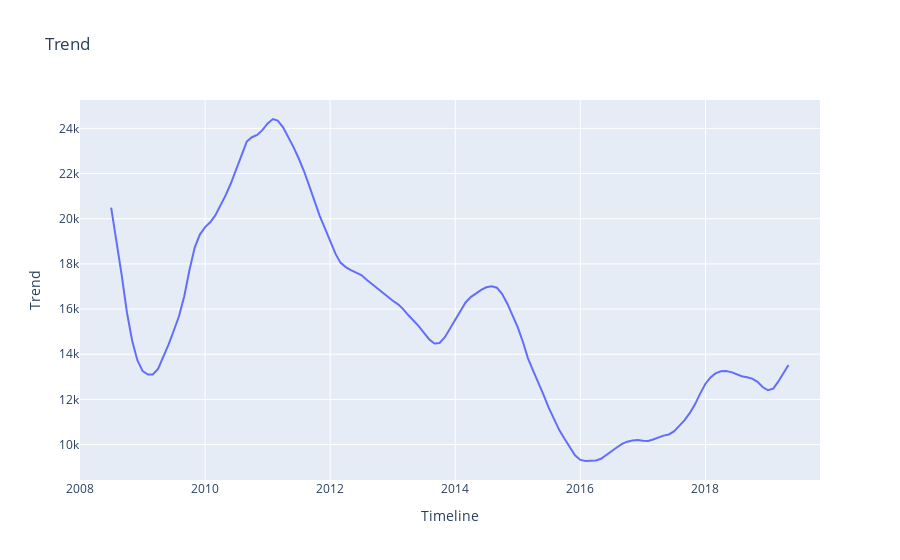
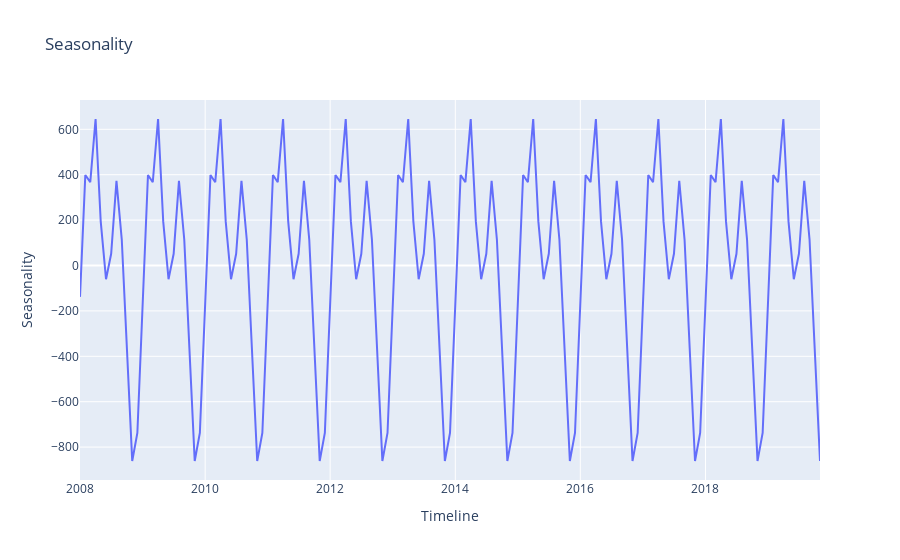
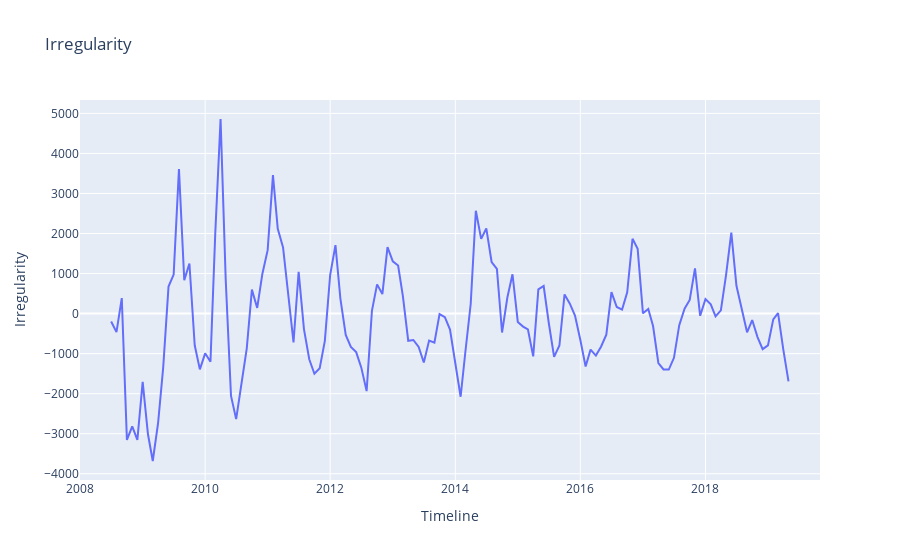

These figures' notebook cell, in order:
### Code cell
series_decomposition(Nickel_univariate_df[[value]],value)

### Figure 1 — Plotly figure (JSON) as saved in the notebook; plotly's stock layout.template omitted (floating-point values rounded to 4 significant figures; data arrays with more than 128 entries replaced by an {"elided": "..."} marker saying what was removed)
{"data": [{"type": "scatter", "x": {"elided": "143 str values"}, "y": {"elided": "143 float values"}}], "layout": {"title": {"text": "Trend"}, "xaxis": {"title": {"text": "Timeline"}}, "yaxis": {"title": {"text": "Trend"}}}}

### Figure 2 — Plotly figure (JSON) as saved in the notebook; plotly's stock layout.template omitted (floating-point values rounded to 4 significant figures; data arrays with more than 128 entries replaced by an {"elided": "..."} marker saying what was removed)
{"data": [{"type": "scatter", "x": {"elided": "143 str values"}, "y": {"elided": "143 float values"}}], "layout": {"title": {"text": "Seasonality"}, "xaxis": {"title": {"text": "Timeline"}}, "yaxis": {"title": {"text": "Seasonality"}}}}

### Figure 3 — Plotly figure (JSON) as saved in the notebook; plotly's stock layout.template omitted (floating-point values rounded to 4 significant figures; data arrays with more than 128 entries replaced by an {"elided": "..."} marker saying what was removed)
{"data": [{"type": "scatter", "x": {"elided": "143 str values"}, "y": {"elided": "143 float values"}}], "layout": {"title": {"text": "Irregularity"}, "xaxis": {"title": {"text": "Timeline"}}, "yaxis": {"title": {"text": "Irregularity"}}}}
